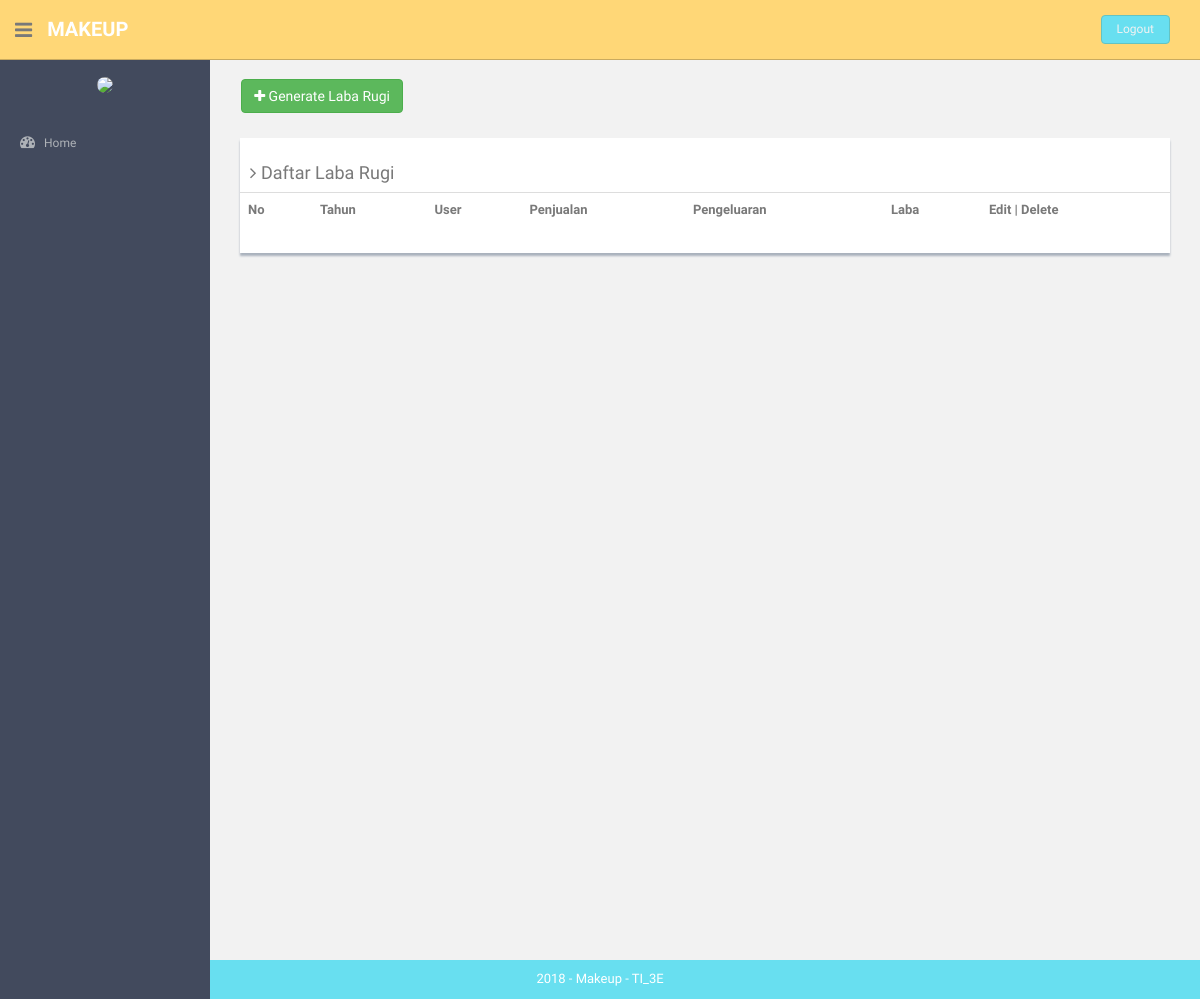
The page /index.php/labarugi on the database as committed earlier.
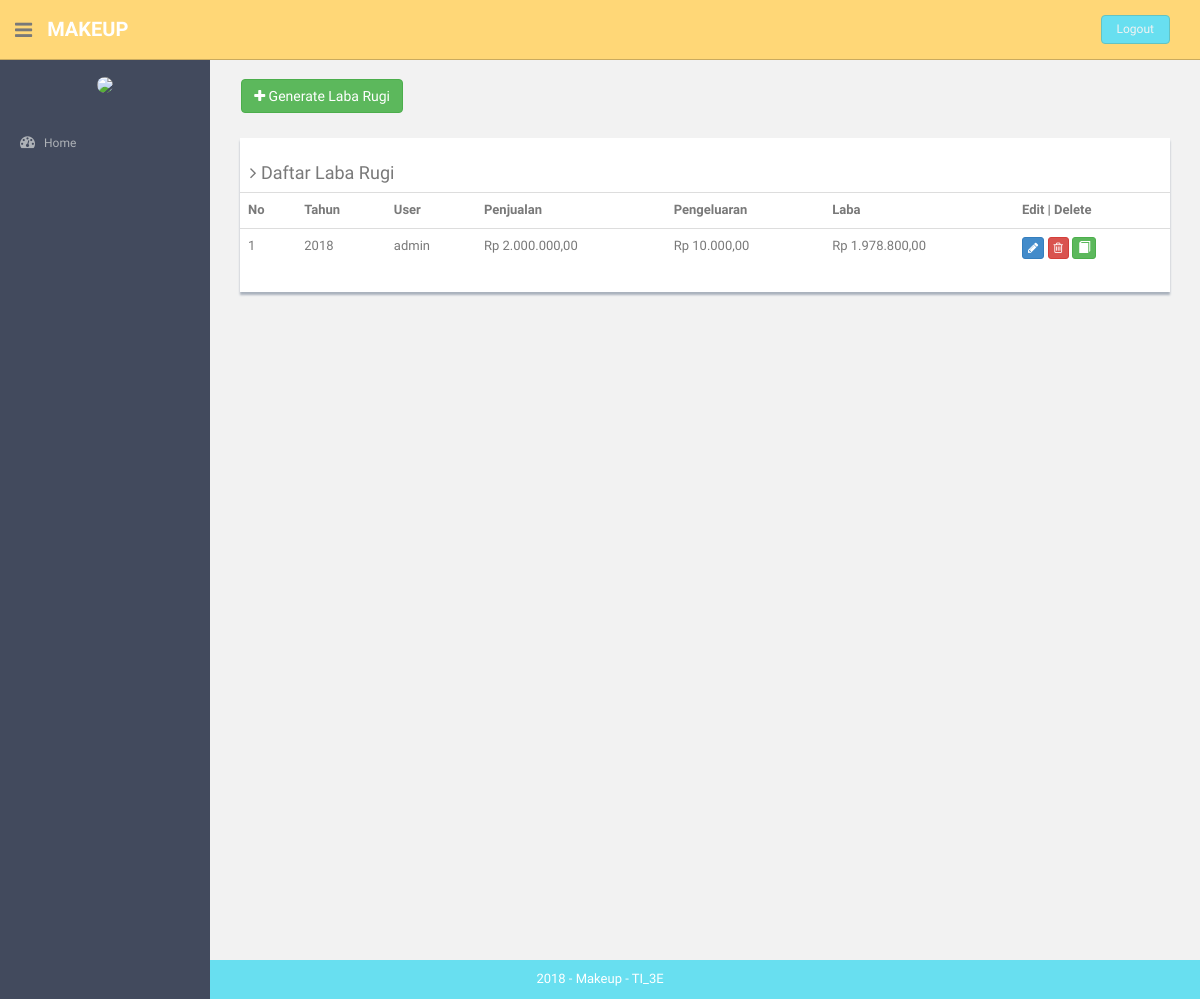
The same page on the database as committed later.
### tables this page shows
CREATE TABLE `labarugi` (
  `id_labarugi` int(11) NOT NULL,
  `id_user` int(11) NOT NULL,
  `penjualan` int(11) NOT NULL,
  `retur_penjualan` int(11) NOT NULL,
  `potongan_penjualan` int(11) NOT NULL,
  `jml_retur_potongan_penjualan` int(11) NOT NULL,
  `penjualan_bersih` int(11) NOT NULL,
  `harga_pokok_penjualan` int(11) NOT NULL,
  `laba_bruto` int(11) NOT NULL,
  `biaya_operasional` int(11) NOT NULL,
  `biaya_adm_umum` int(11) NOT NULL,
  `total_biaya` int(11) NOT NULL,
  `laba_usaha_bersih` int(11) NOT NULL,
  `tanggal` date NOT NULL
);

### application/controllers/Labarugi.php (called while the page is built, shortened)
<?php
class Labarugi extends CI_Controller {
	public function __construct()
	{
		$this->load->helper('url','form');
		$this->load->library('form_validation');
		$this->load->model('labarugi_model');
		$this->load->model('user_model');
		$this->load->helper('html');
        $this->load->model('perubahanmodal_model');
		$this->load->library('image_lib');
	}
	public function index()
	{
		$object['labarugi']=$this->labarugi_model->getDataLabarugi();
        $object['user']=$this->user_model->getDataUser();
		$cek['status'] = array(
        		'home'=>'',
        		'hrd'=>'',
        		'keuangan'=>'active',
        		'produk'=>'',
        		'pembelian'=>'',
        		'pemasukan'=>'',
        		'pengeluaran'=>'',
        		'utang'=>'active',
        		'cash_flow'=>'',
                'pemesanan'=>'',
                'pembayaran'=>'',
        		'neraca'=>'',
        		'admin'=>'',
        		'gaji'=>'',
        		'golongan'=>'',
        		'absensi'=>'',
        		'user'=>'',
        		'barang'=>'',
        		'supplier'=>'',
        		'kategori'=>'',
        		);
		$this->load->view('component/header',$cek);
		$this->load->view('labarugi/labarugi_view',$object);
		$this->load->view('component/footer');
	}
}

### index.php (called while the page is built, shortened)
<?php
require_once BASEPATH.'core/CodeIgniter.php';

### application/models/Labarugi_model.php (called while the page is built, shortened)
<?php
class Labarugi_model extends CI_Model {
	public function getDataLabarugi()
	{
		$query = $this->db->query("SELECT labarugi.*,admin.username from labarugi join admin on labarugi.id_user=admin.id");
		return $query->result();
	}
}

### application/views/labarugi/labarugi_view.php (the view)
<?php
function rupiah($angka){
  $hasil_rupiah = "Rp " . number_format($angka,2,',','.');
  return $hasil_rupiah;
}
?>
<section id="main-content">
  <section class="wrapper site-min-height">
    <br>&nbsp;&nbsp;&nbsp;&nbsp;
    <a href="<?php echo site_url('labarugi/form_labarugi'); ?>"><button type="button" class="btn btn-success "><i class="fa fa-plus"> </i> Generate Laba Rugi</button></a>
    <br>
    <div class="col-md-12 mt">
      <div class="content-panel">
        <table class="table table-hover">
        <h4><i class="fa fa-angle-right"></i> Daftar Laba Rugi</h4>
        <tr>
          <th>No</th>
          <th>Tahun</th>
          <th>User</th>
          <th>Penjualan </th>
          <th>Pengeluaran</th>
          <th>Laba</th>
          <th align="center">Edit | Delete</th>
        </tr>
        <?php
        $no = 1;
        foreach($labarugi as $key){
        ?>
        <tr>
          <td><?php echo $no++ ?></td>
          <td><?php echo date('Y',strtotime($key->tanggal)) ?></td>
          <td><?php echo $key->username ?></td>
          <td><?php echo  rupiah($key->penjualan) ?></td>
          <td><?php echo  rupiah($key->harga_pokok_penjualan) ?></td>
          <td><?php echo rupiah($key->laba_usaha_bersih) ?></td>
          <td>
                <a class="btn btn-primary btn-xs" href="<?php echo site_url('labarugi/update/').$key->id_labarugi ?>">
                  <i class="fa fa-pencil"></i>
                </a>
                <a class="btn btn-danger btn-xs" href="<?php echo site_url('labarugi/delete/').$key->id_labarugi ?>">
                  <i class="fa fa-trash-o"></i>
                </a>
                <a class="btn btn-success btn-xs" href="<?php echo site_url('labarugi/detail/').$key->id_labarugi ?>">
                  <i class="glyphicon glyphicon-book"></i>
                </a>
          </td>
        </tr>
        <?php } ?>
      </table>
      </div>
      </div>
    </section>
    </section>

Rows that differ between the two databases and show on the page:
added labarugi: tanggal "2018", id_user.username "admin", penjualan "Rp 2.000.000,00", harga_pokok_penjualan "Rp 10.000,00", laba_usaha_bersih "Rp 1.978.800,00"
